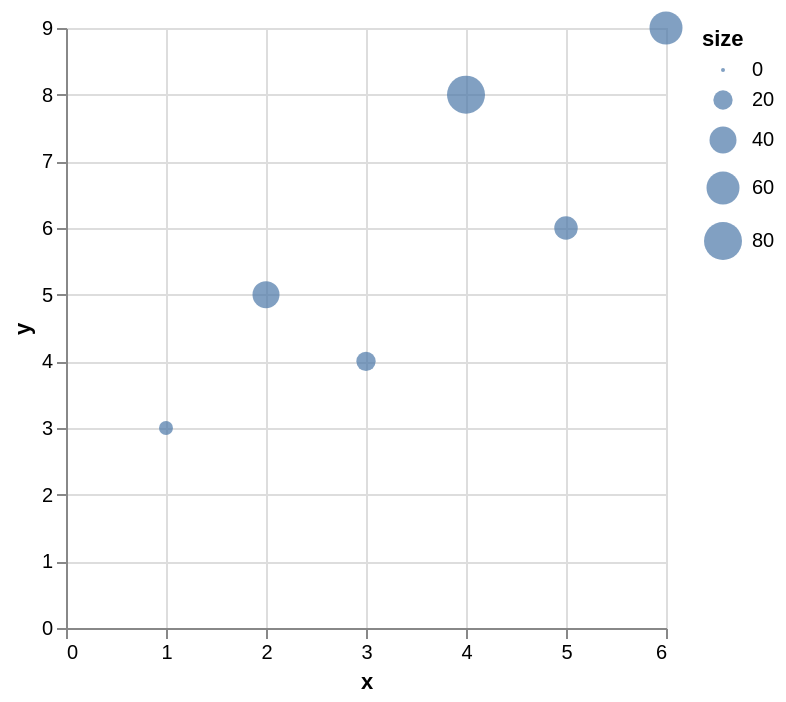

This figure's Vega-Lite source:
### Vega-Lite specification from a JSON file in a GitHub repository (floating-point values rounded to 4 significant figures)
{"$schema": "https://vega.github.io/schema/vega-lite/v6.json", "data": {"values": [{"group": "u", "size": 10, "x": 1, "y": 3}, {"group": "v", "size": 40, "x": 2, "y": 5}, {"group": "u", "size": 20, "x": 3, "y": 4}, {"group": "v", "size": 80, "x": 4, "y": 8}, {"group": "u", "size": 30, "x": 5, "y": 6}, {"group": "v", "size": 60, "x": 6, "y": 9}]}, "description": "Filled circles sized by a field.", "encoding": {"size": {"field": "size", "type": "quantitative"}, "x": {"field": "x", "type": "quantitative"}, "y": {"field": "y", "type": "quantitative"}}, "mark": "circle", "usermeta": {"eas": {"standin_ratio": 0.0528, "threshold": 0.08}}}
